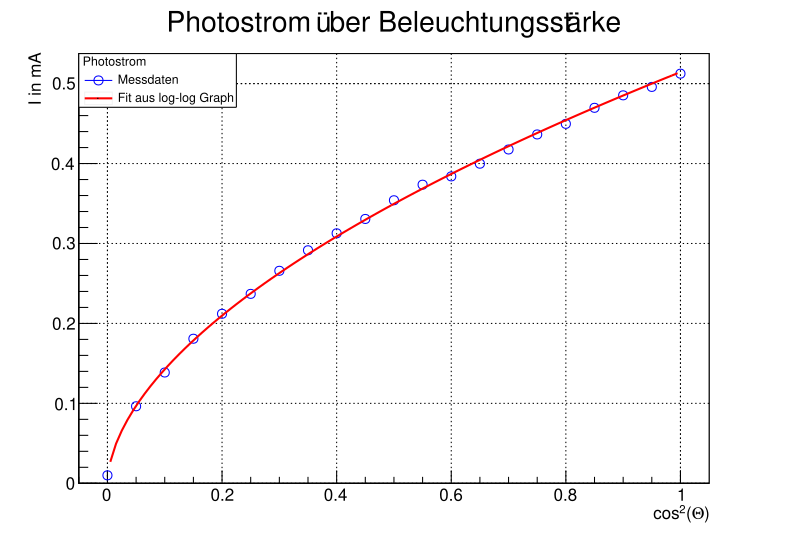

Here is the Python script that generated this plot:
from ROOT import *
import numpy as np

gROOT.Reset()

x = []
y = []

filenames=["A2.csv"]

for i in range(len(filenames)):
  x.append([])
  y.append([])
  dataf = open(filenames[i], 'r');
  for line in dataf:
    if line.startswith("#") or line.startswith(" ") or line.startswith('\r') or line.startswith('\n'):
      continue;
    
    line = line.split(' ',1)
    
    #if (float(line[0][:-2].replace(',','.')) == 0. or float(line[1][:-2].replace(',','.')) == 0):
    #  continue
    
    x[i].append(float(line[0][:-2].replace(',','.')))
    y[i].append(float(line[1][:-2].replace(',','.')))

  dataf.close()
#  print np.array(U_V[i])
#  print np.array(I_A[i])
  
x = np.array(x)
y = np.array(y)

print x
print y



mg = TMultiGraph();

graph_1 = TGraphErrors(len(x[0]),x[0],y[0])

mg.SetTitle("Photostrom #ddot{u}ber Beleuchtungsst#ddot{a}rke;cos^{2}(#Theta);I in mA")

graph_1.SetMarkerStyle(kOpenCircle)
graph_1.SetMarkerColor(kBlue)
graph_1.SetLineColor(kBlue);
#graph_1.SetMaximum(1.8)

f_1 = TF1("Exponential Law","[0]*x**[1]",0.,1)
f_1.SetLineColor(kRed);
f_1.SetLineStyle(1);

f_1.SetParameter(0,np.exp(-0.664655))
f_1.SetParameter(1,0.557359)

#graph_1.Fit(f_1);

leg = TLegend(.1,.8,.3,.9,"Photostrom");
leg.SetFillColor(0);
graph_1.SetFillColor(0);
leg.AddEntry(graph_1,"Messdaten");
leg.AddEntry(f_1,"Fit aus log-log Graph");


c1 = TCanvas( 'c1', 'The Fit Canvas', 200, 10, 700, 500 )
c1.SetGrid()

mg.Add(graph_1)
mg.Draw("AP")
f_1.Draw("SAME")

leg.Draw("Same");

c1.Update()

c1.SaveAs("A2_lin.pdf")

raw_input()
